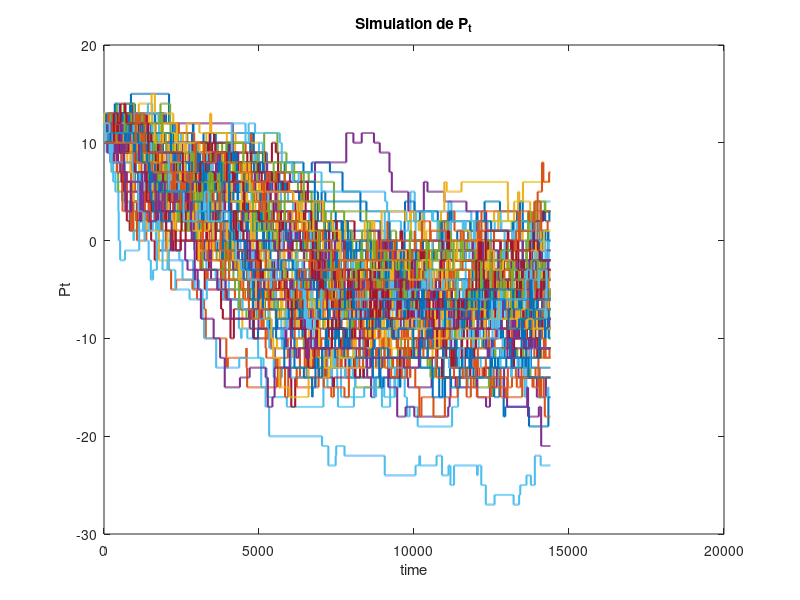

Write the MATLAB code that produced this figure.
clc, clearvars, close all;



function[Sn] = S_sim(n, Nmc)
    lambda = 1/300;
    Sn = exprnd(1/lambda, n, Nmc);
end

function[Jn] = get_Jn_m3(Tn, Nmc)
    
    Jn = rand(length(Tn), Nmc);
    Jn(Jn >= 0.5 + 1/3) = 3;
    Jn(Jn < 0.5 + 1/3 & Jn >= 1/2) = 2;
    Jn(Jn < 0.5) = 1;
    binary_v = 2 * randi([0,1], length(Tn), 1) - 1;
    Jn = Jn .*binary_v;
end

function[Nt] = compute_Nt(t_values, Tn)
    [~, Nmc] = size(Tn);
    Nt = zeros(length(t_values), Nmc);
    for t = 1:length(t_values)
        Nt(t, :) = sum(Tn <= t_values(t), 1);
    end
end

function [Pt] = compute_Pt(t_values, Tn, Jn, P0)
    % Compute Nt using compute_Nt
    Nt = compute_Nt(t_values, Tn);

    % Precompute cumulative sums of Jn
    Jn_cumsum = cumsum(Jn, 1);

    % Preallocate Pt with P0
    [num_t, Nmc] = size(Nt);
    Pt = repmat(P0, num_t, Nmc);

    % Compute Pt using precomputed cumulative sums
    for n = 1:Nmc
        for t = 1:num_t
            % Ensure Nt does not exceed the bounds of Jn_cumsum
            if Nt(t, n) > 0
                Pt(t, n) = P0 + Jn_cumsum(Nt(t, n), n); % Use precomputed cumulative sum
            end
        end
    end
end

% Parameters:
Nmc = 100;
P0 = 10;
T = 4 * 3600;
t_values = 1:T;

Sn = S_sim(1000, Nmc);

Mean_Sn = mean(mean(Sn, 1));
disp('mean duration of Jump is: ');
disp(Mean_Sn);

Tn = cumsum(Sn, 1);

Jn_m1 = 2 * randi([0, 1], length(Tn), 1) - 1;
Jn_m3 = get_Jn_m3(Tn, Nmc);

Nt = compute_Nt(t_values, Tn);

% Pt_m1 = compute_Pt(t_values, Tn, Jn_m1, P0);
Pt_m3 = compute_Pt(t_values, Tn, Jn_m3, P0);

Pt_inf = min(Pt_m3, 1);
 
Proba_Pt_m3 = length(Pt_m3(Pt_m3 <= 0)) / length(Pt_m3);
disp('Proba_Pt_m3');
disp(Proba_Pt_m3);

figure;
stairs(Pt_m3, 'LineWidth', 1.5);
title('Simulation de P_t')
xlabel('time');
ylabel('Pt');